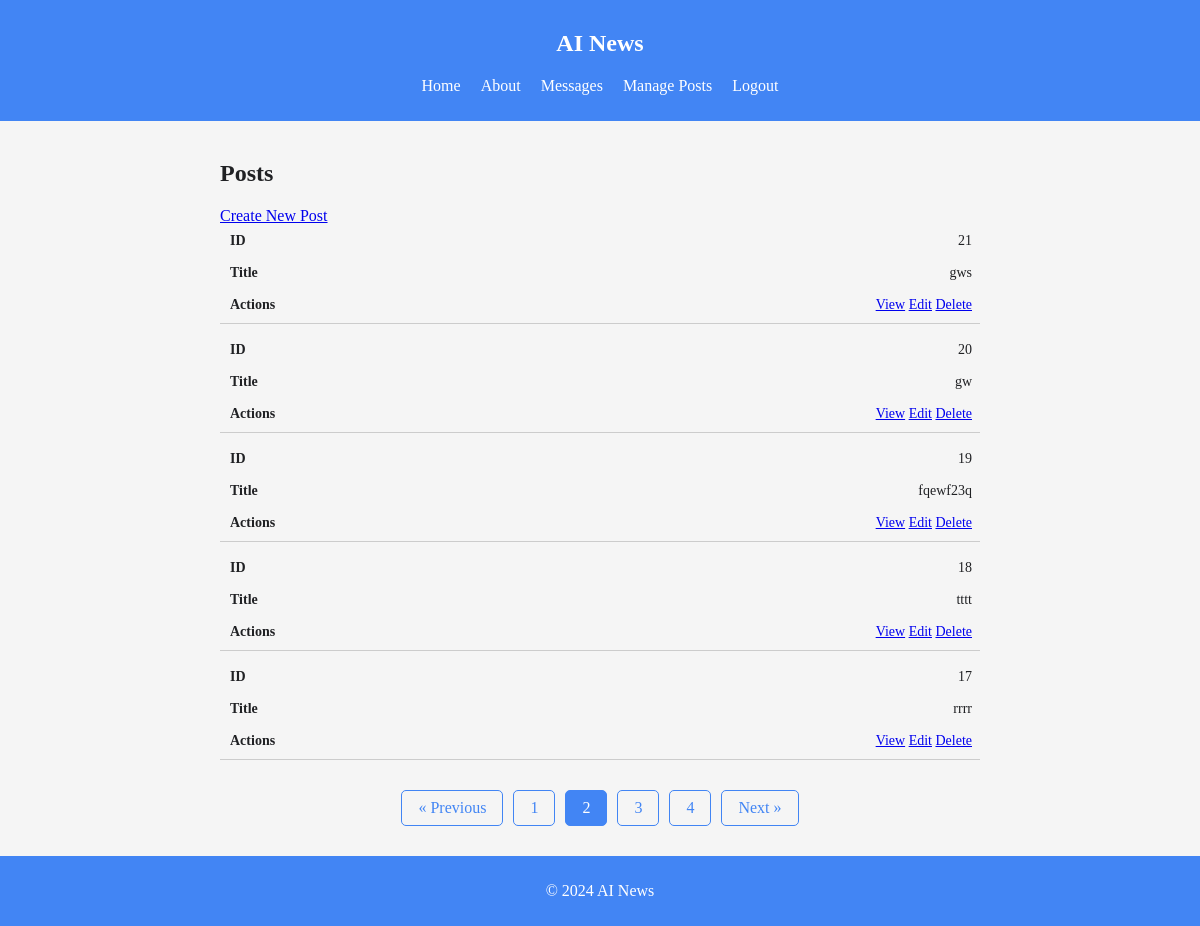
Page /posts?page=2 (signed in) on the committed database.
### tables this page shows
CREATE TABLE "posts" (
    id INTEGER PRIMARY KEY AUTOINCREMENT,
    title TEXT NOT NULL,
    content TEXT NOT NULL,
    created_at TIMESTAMP DEFAULT CURRENT_TIMESTAMP,
    user_id INTEGER,
    FOREIGN KEY (user_id) REFERENCES users(id)
);

### controllers/PostController.php (called while the page is built, shortened)
<?php
class PostController {
    public function index() {
        $postModel = new PostModel();
        $totalPosts = $postModel->getPostCount();
        $postsPerPage = 5;
        $currentPage = isset($_GET['page']) ? (int)$_GET['page'] : 1;
        $offset = ($currentPage - 1) * $postsPerPage;
        $posts = $postModel->getAllPosts($postsPerPage, $offset);
        $totalPages = ceil($totalPosts / $postsPerPage);
        include 'views/posts/index.php';
        include 'views/layouts/layout.php';
    }
}

### init.php (called while the page is built, shortened)
<?php
function getDbConnection() {
    return new SQLite3('/var/www/html/database/ai_news_blog.db');
}

### models/PostModel.php (called while the page is built, shortened)
<?php
class PostModel {
    private $db;
    public function __construct() {
        $this->db = getDbConnection();
    }
    public function getAllPosts($limit = null, $offset = null) {
        $posts = [];
        $query = "
            SELECT posts.*, users.name AS author
            FROM posts
            JOIN users ON posts.user_id = users.id
            ORDER BY posts.created_at DESC
        ";
        if ($limit !== null && $offset !== null) {
            $query .= " LIMIT :limit OFFSET :offset";
            $stmt = $this->db->prepare($query);
            $stmt->bindValue(':limit', $limit, SQLITE3_INTEGER);
            $stmt->bindValue(':offset', $offset, SQLITE3_INTEGER);
        } else {
            $stmt = $this->db->prepare($query);
        }
        $results = $stmt->execute();
        if ($results) {
            while ($row = $results->fetchArray(SQLITE3_ASSOC)) {
                $posts[] = $row;
            }
        }
        return $posts;
    }
    public function getPostCount() {
        $result = $this->db->querySingle('SELECT COUNT(*) as count FROM posts');
        return $result;
    }
}

### views/posts/index.php (the view, shortened to what this page needs)
<section>
    <h2>Posts</h2>
    <a href="/posts/create">Create New Post</a>
    <?php if (!empty($posts)): ?>
    <table class="common-table">
        <tbody>
            <?php foreach ($posts as $post): ?>
            <tr>
                <td data-label="ID"><?php echo htmlspecialchars($post['id']); ?></td>
                <td data-label="Title"><?php echo htmlspecialchars($post['title']); ?></td>
                <td data-label="Actions">
                    <a href="/posts/<?php echo urlencode($post['id']); ?>">View</a>
                    <a href="/posts/edit/<?php echo urlencode($post['id']); ?>">Edit</a>
                    <a href="/posts/delete/<?php echo urlencode($post['id']); ?>" onclick="return confirm('Are you sure?')">Delete</a>
                </td>
            </tr>
            <?php endforeach; ?>
        </tbody>
    </table>
    <div class="pagination">
        <?php if ($currentPage > 1): ?>
            <a href="?page=<?php echo $currentPage - 1; ?>">&laquo; Previous</a>
        <?php endif; ?>
        <?php for ($i = 1; $i <= $totalPages; $i++): ?>
            <a href="?page=<?php echo $i; ?>" <?php if ($i == $currentPage) echo 'class="active"'; ?>><?php echo $i; ?></a>
        <?php endfor; ?>
        <?php if ($currentPage < $totalPages): ?>
            <a href="?page=<?php echo $currentPage + 1; ?>">Next &raquo;</a>
        <?php endif; ?>
    </div>
    <?php else: ?>
    <p>No posts available.</p>
    <?php endif; ?>
</section>

### css/styles.css (style rules this page uses)
:root { --primary-color: #4285F4; --secondary-color: #34A853; --accent-color: #FBBC05; --background-color: #F5F5F5; --text-color: #202124; }
body { background-color: var(--background-color); color: var(--text-color); margin: 0; }
.common-table { width: 100%; border-collapse: collapse; margin-bottom: 20px; }
.common-table th, .common-table td { border: 1px solid var(--primary-color); padding: 8px; text-align: left; }
.pagination { display: flex; justify-content: center; margin-top: 20px; }
.pagination a { margin: 0 5px; padding: 8px 16px; text-decoration: none; color: var(--primary-color); border: 1px solid var(--primary-color); border-radius: 5px; }
.pagination a.active { background-color: var(--primary-color); color: white; border: 1px solid var(--primary-color); }
.common-table tr { display: block; margin-bottom: 10px; border-bottom: 1px solid #ccc; }
.common-table td { display: block; text-align: right; font-size: 14px; border: none; position: relative; padding-left: 50%; }
.common-table td::before { content: attr(data-label); position: absolute; left: 10px; width: calc(50% - 20px); font-weight: bold; text-align: left; }
.common-table td:last-child { padding-bottom: 10px; }
@media (min-width: 600px) { body { font-size: 16px; } }
section { width: 100%; max-width: 1200px; margin: 0 auto; padding: 20px; box-sizing: border-box; }

### rows in the picture
posts: id "21", title "gws"
posts: id "20", title "gw"
posts: id "19", title "fqewf23q"
posts: id "18", title "tttt"
posts: id "17", title "rrrr"
